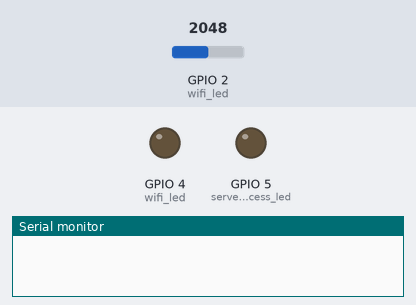
Simulated run of this sketch. Board: Seeed XIAO ESP32-C3. Shown: output pins drawn as LEDs (lit = HIGH), the last lines printed to the serial monitor. Inputs (shaded band) come from the test bench; at power-on: GPIO 2 (wifi_led) = 2048. WiFi joins after 1.5 s; servers stay silent unless stated; uploads are accepted with an empty reply.

Above: at 0.1 s.
At 2.3 s:
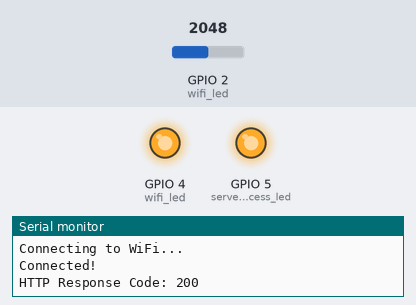
Timing chart, 0 to 3.8 s (numbered marks = the images above):
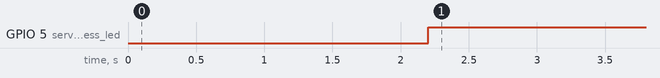

The sketch:

xiao_esp32c3_wifi_send_data_pushgateway.ino
```cpp
#include <WiFi.h>
#include <HTTPClient.h>

const char* ssid = "xxxxx"; // your SSID
const char* password = "xxxxxx"; // your WIFI password
const char* pushgateway_url = "http://192.168.0.56:9091/metrics/job/esp32";
const int wifi_led = D2;
const int server_success_led = D3;

int airq_ppm_value;

void setup() {
  Serial.begin(115200);
  pinMode(wifi_led, OUTPUT);
  pinMode(server_success_led, OUTPUT);
  WiFi.begin(ssid, password);
  while (WiFi.status() != WL_CONNECTED) {
    delay(1000);
    Serial.println("Connecting to WiFi...");
  }
  Serial.println("Connected!");
  digitalWrite(wifi_led, HIGH);
}

void loop() {
  if (WiFi.status() == WL_CONNECTED) {
    HTTPClient http;
    http.begin(pushgateway_url);
    http.addHeader("Content-Type", "text/plain");

    airq_ppm_value = analogRead(A0);

    // Prometheus metric format
    String metrics = "airq_ppm_val " + String(airq_ppm_value) + "\n";
    int httpResponseCode = http.POST(metrics);

    Serial.print("HTTP Response Code: ");
    Serial.println(httpResponseCode);
    if (httpResponseCode == 200) {
      digitalWrite(server_success_led, HIGH);
    } else {
      digitalWrite(server_success_led, LOW);
    }

    http.end();
  }
  delay(2000);
}
```

Measured:
- by itself, GPIO 5 (server_success_led): LOW → HIGH at 2.2 s
